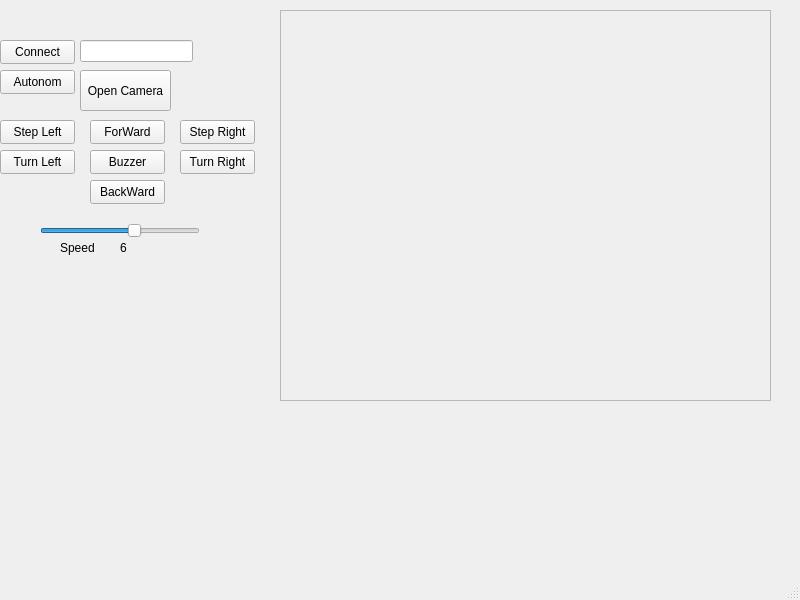
<?xml version="1.0" encoding="UTF-8"?>
<ui version="4.0">
 <class>MainWindow</class>
 <widget class="QMainWindow" name="MainWindow">
  <property name="geometry">
   <rect>
    <x>0</x>
    <y>0</y>
    <width>800</width>
    <height>600</height>
   </rect>
  </property>
  <property name="windowTitle">
   <string>RobotControl</string>
  </property>
  <widget class="QWidget" name="centralwidget">
   <widget class="QPushButton" name="pushButton">
    <property name="geometry">
     <rect>
      <x>80</x>
      <y>70</y>
      <width>91</width>
      <height>41</height>
     </rect>
    </property>
    <property name="text">
     <string>Open Camera</string>
    </property>
   </widget>
   <widget class="QPushButton" name="pushButton_2">
    <property name="geometry">
     <rect>
      <x>90</x>
      <y>120</y>
      <width>75</width>
      <height>24</height>
     </rect>
    </property>
    <property name="text">
     <string>ForWard</string>
    </property>
   </widget>
   <widget class="QPushButton" name="pushButton_3">
    <property name="geometry">
     <rect>
      <x>90</x>
      <y>150</y>
      <width>75</width>
      <height>24</height>
     </rect>
    </property>
    <property name="text">
     <string>Buzzer</string>
    </property>
   </widget>
   <widget class="QPushButton" name="pushButton_4">
    <property name="geometry">
     <rect>
      <x>90</x>
      <y>180</y>
      <width>75</width>
      <height>24</height>
     </rect>
    </property>
    <property name="text">
     <string>BackWard</string>
    </property>
   </widget>
   <widget class="QPushButton" name="pushButton_5">
    <property name="geometry">
     <rect>
      <x>0</x>
      <y>40</y>
      <width>75</width>
      <height>24</height>
     </rect>
    </property>
    <property name="text">
     <string>Connect</string>
    </property>
   </widget>
   <widget class="QPushButton" name="pushButton_6">
    <property name="geometry">
     <rect>
      <x>0</x>
      <y>70</y>
      <width>75</width>
      <height>24</height>
     </rect>
    </property>
    <property name="text">
     <string>Autonom</string>
    </property>
   </widget>
   <widget class="QLineEdit" name="lineEdit">
    <property name="geometry">
     <rect>
      <x>80</x>
      <y>40</y>
      <width>113</width>
      <height>22</height>
     </rect>
    </property>
   </widget>
   <widget class="QPushButton" name="pushButton_7">
    <property name="geometry">
     <rect>
      <x>180</x>
      <y>120</y>
      <width>75</width>
      <height>24</height>
     </rect>
    </property>
    <property name="text">
     <string>Step Right</string>
    </property>
   </widget>
   <widget class="QPushButton" name="pushButton_8">
    <property name="geometry">
     <rect>
      <x>180</x>
      <y>150</y>
      <width>75</width>
      <height>24</height>
     </rect>
    </property>
    <property name="text">
     <string>Turn Right</string>
    </property>
   </widget>
   <widget class="QPushButton" name="pushButton_9">
    <property name="geometry">
     <rect>
      <x>0</x>
      <y>120</y>
      <width>75</width>
      <height>24</height>
     </rect>
    </property>
    <property name="text">
     <string>Step Left</string>
    </property>
   </widget>
   <widget class="QPushButton" name="pushButton_10">
    <property name="geometry">
     <rect>
      <x>0</x>
      <y>150</y>
      <width>75</width>
      <height>24</height>
     </rect>
    </property>
    <property name="text">
     <string>Turn Left</string>
    </property>
   </widget>
   <widget class="QFrame" name="frame">
    <property name="geometry">
     <rect>
      <x>280</x>
      <y>10</y>
      <width>491</width>
      <height>391</height>
     </rect>
    </property>
    <property name="whatsThis">
     <string>&lt;html&gt;&lt;head/&gt;&lt;body&gt;&lt;p&gt;dsf&lt;/p&gt;&lt;/body&gt;&lt;/html&gt;</string>
    </property>
    <property name="frameShape">
     <enum>QFrame::StyledPanel</enum>
    </property>
    <property name="frameShadow">
     <enum>QFrame::Sunken</enum>
    </property>
   </widget>
   <widget class="QSlider" name="horizontalSlider">
    <property name="geometry">
     <rect>
      <x>40</x>
      <y>220</y>
      <width>160</width>
      <height>22</height>
     </rect>
    </property>
    <property name="maximum">
     <number>10</number>
    </property>
    <property name="value">
     <number>6</number>
    </property>
    <property name="sliderPosition">
     <number>6</number>
    </property>
    <property name="orientation">
     <enum>Qt::Horizontal</enum>
    </property>
   </widget>
   <widget class="QLabel" name="label">
    <property name="geometry">
     <rect>
      <x>120</x>
      <y>240</y>
      <width>49</width>
      <height>16</height>
     </rect>
    </property>
    <property name="text">
     <string>6</string>
    </property>
   </widget>
   <widget class="QLabel" name="label_2">
    <property name="geometry">
     <rect>
      <x>60</x>
      <y>240</y>
      <width>49</width>
      <height>16</height>
     </rect>
    </property>
    <property name="text">
     <string>Speed</string>
    </property>
   </widget>
  </widget>
  <widget class="QMenuBar" name="menubar">
   <property name="geometry">
    <rect>
     <x>0</x>
     <y>0</y>
     <width>800</width>
     <height>22</height>
    </rect>
   </property>
  </widget>
  <widget class="QStatusBar" name="statusbar"/>
 </widget>
 <resources/>
 <connections/>
</ui>
